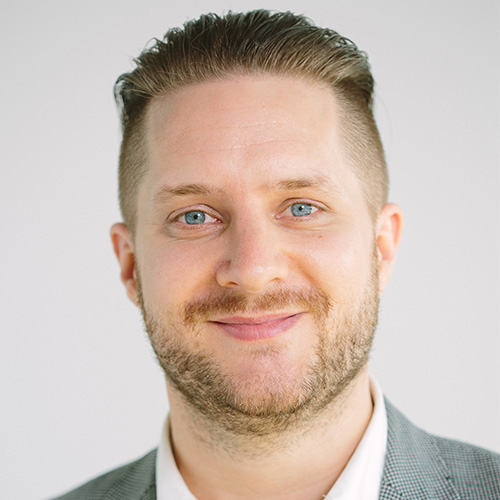
#> input picture ben.jpg, 500 x 500 px
$ python face.py
#> lines starting #> are read from the running program, lines starting #| are printed output that depends on the picture; after the words box and inside, x2 and y2 are one past the last pixel; in counts of white or black regions, pixels touching at a corner belong together
import cv2

face_cascade = cv2.CascadeClassifier('C:\\Users\\HP\\Desktop\\opencv\\opencv-master\\samples\\data\\haarcascade_frontalface_default.xml')
eye_cascade = cv2.CascadeClassifier('C:\\Users\\HP\\Desktop\\opencv\\opencv-master\\samples\\data\\haarcascade_eye.xml')

img = cv2.imread("ben.jpg")
#> img is the input picture: shape (500, 500, 3); mean B, G, R 177.3, 187.5, 203.5

gray_img = cv2.cvtColor(img, cv2.COLOR_BGR2GRAY)
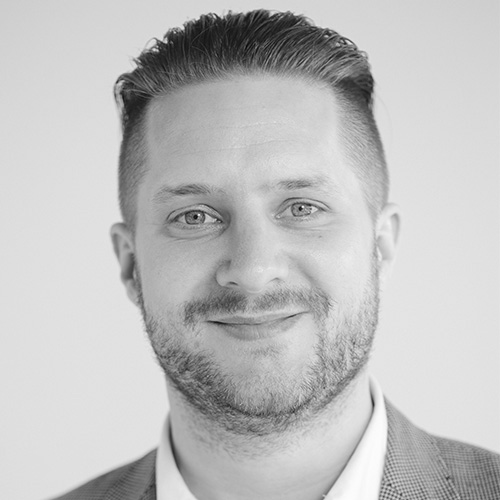
#> gray_img: shape (500, 500); min 4, max 252, mean 191.2

faces = face_cascade.detectMultiScale(gray_img, 1.3, 5)
#> faces = [[88, 86, 325, 325]]

print(faces)
#| [[ 88  86 325 325]]

for x, y, w, h in faces:
    img = cv2.rectangle(img, (x, y), (x+w, y+h), (0, 255, 0), 3)
    roi_gray = gray_img[y:y + h, x:x + w]
    roi_color = img[y:y + h, x:x + w]
    eyes = eye_cascade.detectMultiScale(roi_gray)
    for ex, ey, ew, eh in eyes:
        cv2.rectangle(roi_color, (ex, ey), (ex + ew, ey + eh), (0, 0, 255), 5)
#> this loop made 1 pass
#> (x, y, w, h, eyes) on pass 1: (88, 86, 325, 325, [[177, 92, 64, 64], [68, 95, 76, 76]])
#> pass 1, `img = cv2.rectangle(img, (x, y), (x+w, y+h), (0, 255, 0), 3)`:
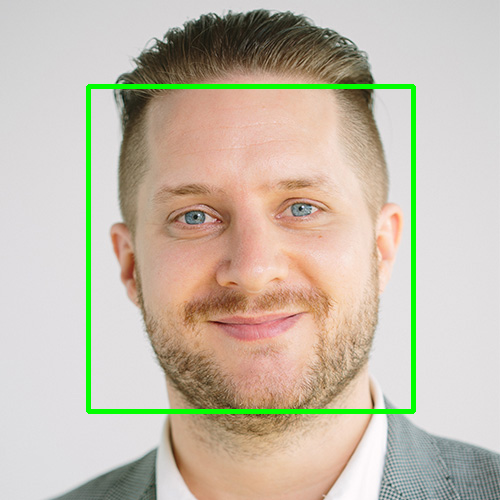
#> img: shape (500, 500, 3); 2.6% of pixels changed, all inside (x1, y1, x2, y2) = (86, 84, 416, 414)
#> pass 1, `roi_gray = gray_img[y:y + h, x:x + w]`:
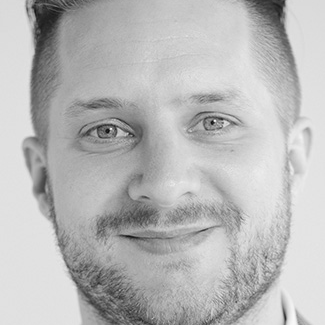
#> roi_gray: shape (325, 325); min 9, max 249, mean 184.5
#> pass 1, `roi_color = img[y:y + h, x:x + w]`:
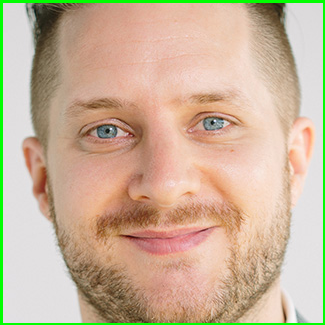
#> roi_color: shape (325, 325, 3); mean B, G, R 153.5, 179.3, 201.8
#> after the loop:
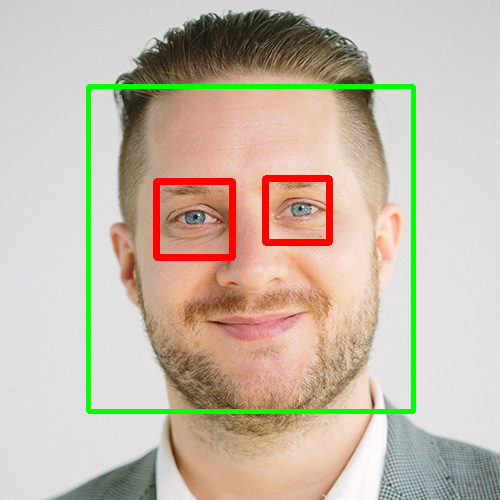
#> img: shape (500, 500, 3); 1.55% of pixels changed, all inside (x1, y1, x2, y2) = (153, 175, 333, 261)
#> after the loop:
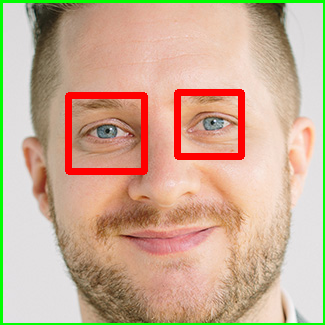
#> roi_color: shape (325, 325, 3); 3.67% of pixels changed, all inside (x1, y1, x2, y2) = (65, 89, 245, 175)

resized = cv2.resize(img, (int(img.shape[1]/2), int(img.shape[0]/2)))
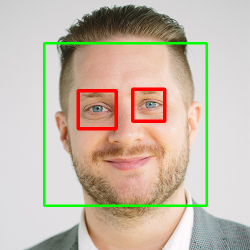
#> resized: shape (250, 250, 3); mean B, G, R 170.3, 186.6, 199

cv2.imshow("Gray", resized)

k = cv2.waitKey(0)
#> (key Esc is pressed here)
if k == 27:
    cv2.destroyAllWindows()
elif k == ord('s'):
    cv2.imwrite('lena_copy.png', img)
    cv2.destroyAllWindows()
